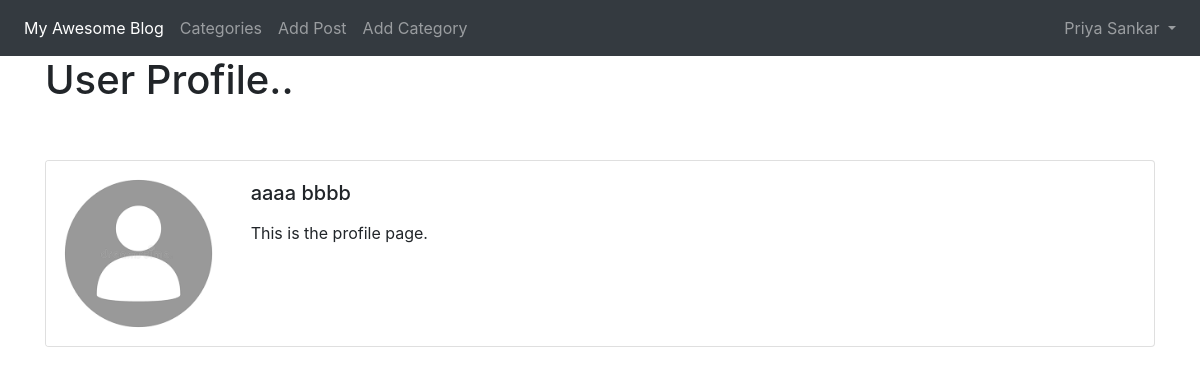
/members/2/profile/ (signed in), run on the app's committed database.
### Blogapp/models.py (models this page shows, shortened)
class Profile(models.Model):
    user = models.OneToOneField(User, null=True, on_delete=models.CASCADE)
    bio = models.TextField()
    profile_pic = models.ImageField(null=True, blank=True,upload_to="images/profile/")
    website_url = models.CharField(max_length=255, null=True, blank=True)
    facebook_url = models.CharField(max_length=255, null=True, blank=True)
    twitter_url = models.CharField(max_length=255, null=True, blank=True)
    instagram_url = models.CharField(max_length=255, null=True, blank=True)
    pinterest_url = models.CharField(max_length=255, null=True, blank=True)

### members/views.py (the view)
# urls.py: path('<int:pk>/profile/', ShowProfileView.as_view(), name='show_profile'),
class ShowProfileView(DetailView):
    model = Profile
    template_name = 'registration/user_profile.html'
    def get_context_data(self, *args, **kwargs):
        context = super(ShowProfileView, self).get_context_data(*args, **kwargs)
        page_user = get_object_or_404(Profile, id=self.kwargs['pk'])
        context["page_user"] = page_user
        return context

### members/templates/registration/user_profile.html (shortened to what this page needs)
{% extends 'Blogapp/base.html' %}
{% load static %}
{% block content %}
<h1>User Profile..</h1><br><br>
<div class="card mb-3">
  <div class="row no-gutters">
    <div class="col-md-2">
    {% if page_user.profile_pic %}
      <img src="{{ page_user.profile_pic.url }}" class="card-img">
    {% else %}
      <img src="{% static 'Blogproject/images/default_profile_pic.png' %}" class="card-img">
    {% endif %}
    </div>
    <div class="col-md-10">
      <div class="card-body">
        <h5 class="card-title">{{ page_user.user.first_name}}  {{page_user.user.last_name}}</h5>
        <p class="card-text">{{ page_user.bio }}</p>
      </div>
    </div>
  </div>
</div>
{% endblock %}

### Blogapp/templates/Blogapp/base.html (shortened to what this page needs)
<!doctype html>
<html lang="en">
  <head>
    <link rel="stylesheet" href="https://stackpath.bootstrapcdn.com/bootstrap/4.5.0/css/bootstrap.min.css">
  </head>
  <body>
    <nav class="navbar navbar-expand-lg navbar-dark bg-dark">
  <div class="collapse navbar-collapse" id="navbarSupportedContent">
    <ul class="navbar-nav mr-auto">
      <li class="nav-item active">
        <a class="nav-link" href="{% url 'home' %}">My Awesome Blog<span class="sr-only">(current)</span></a>
      </li>
      {% if cat_menu %}
      <li class="nav-item dropdown">
        <a class="nav-link dropdown-toggle" href="#" id="navbarDropdown" role="button" data-toggle="dropdown" aria-haspopup="true" aria-expanded="false">
          Categories
        </a>
        <div class="dropdown-menu" aria-labelledby="navbarDropdown">
          {% for item in cat_menu %}
          <a class="dropdown-item" href="{% url 'category' item|slugify %}">{{ item }}</a>
          {% endfor %}
        </div>
      </li>
      {% else %}
      <li class="nav-item">
        <a class="nav-link" href="{% url 'category_list' %}">Categories</a>
      </li>
      {% endif %}
      {% if user.is_authenticated %}
      <li class="nav-item">
        <a class="nav-link" href="{% url 'add_post' %}">Add Post</a>
      </li>
      <li class="nav-item">
        <a class="nav-link" href="{% url 'add_category' %}">Add Category</a>
      </li>
      {% endif %}
    </ul>
{% if user.is_authenticated %}
    <ul class="navbar-nav ml-auto">
      <li class="nav-item dropdown">
       <a class="nav-link dropdown-toggle" href="#" id="navbarDropdown" role="button" data-toggle="dropdown" aria-haspopup="true" aria-expanded="false">
         {{ user.first_name }}
         {{ user.last_name }}
       </a>
     </li>
    </ul>
{% endif %}
  </div>
</nav>
    <div class="container">
      {% block content %}
      {% endblock %}
    </div>
  </body>
</html>

### data on the page
Profile: user.first_name "aaaa", user.last_name "bbbb", bio "This is the profile page."

### other printed values
{{ user.first_name }} "Priya"
{{ user.last_name }} "Sankar"
